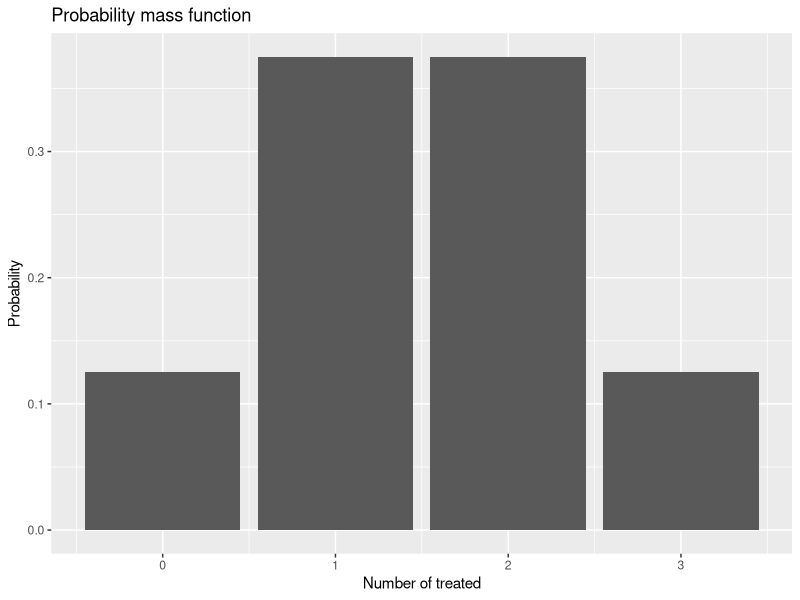
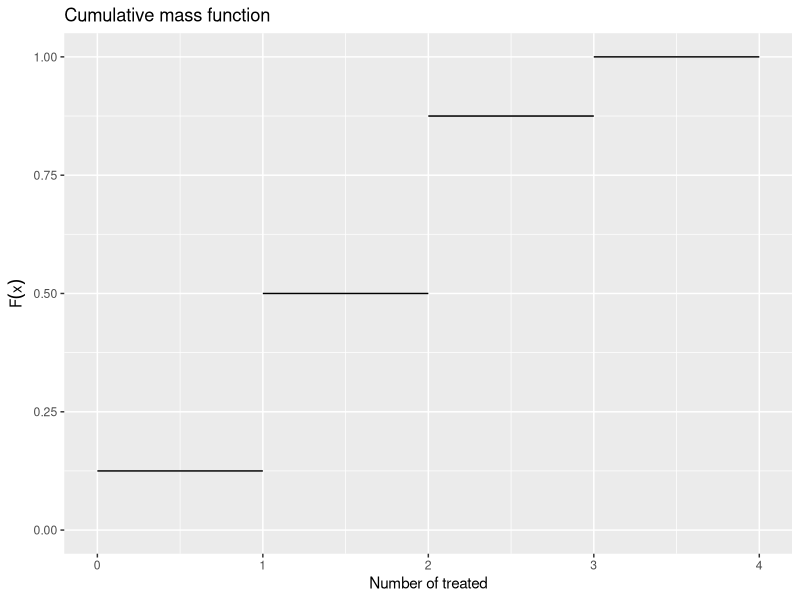
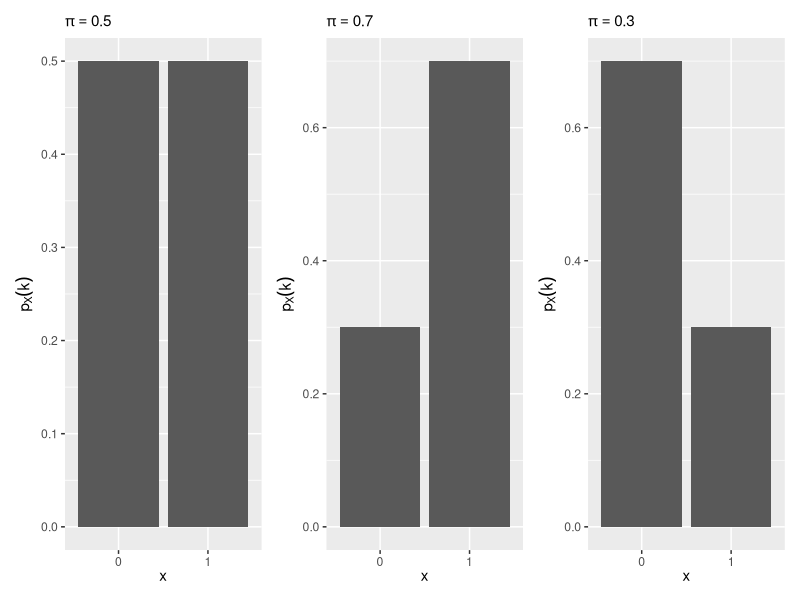
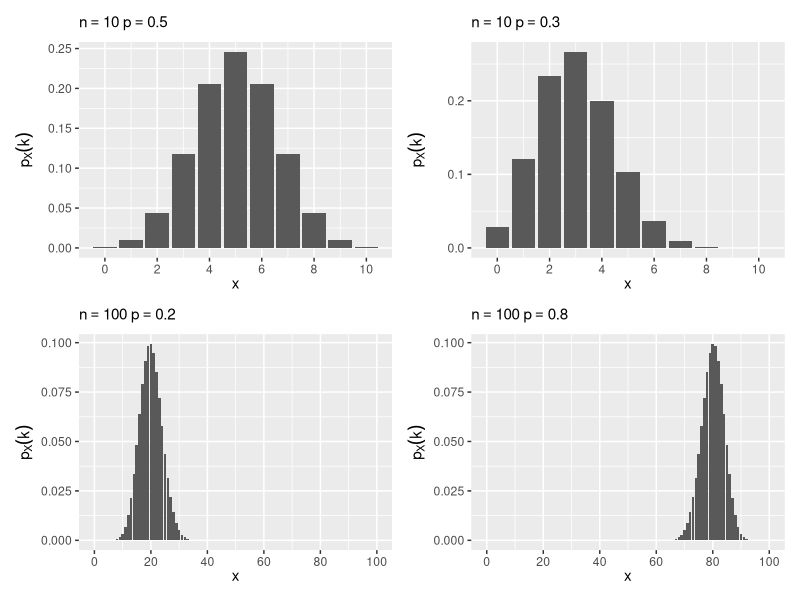
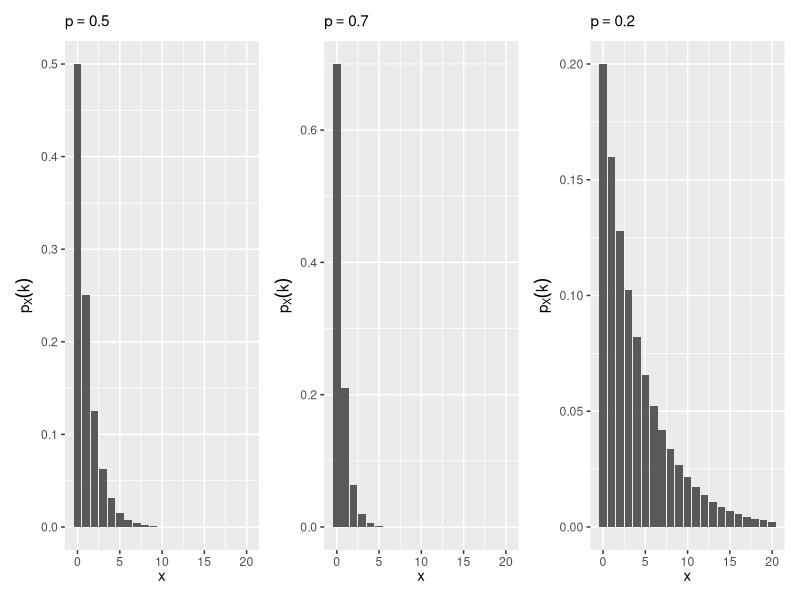
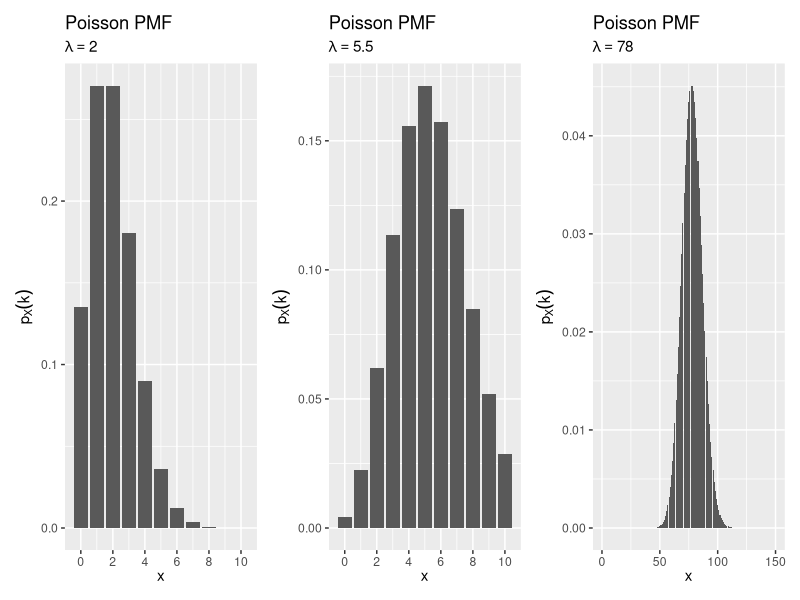
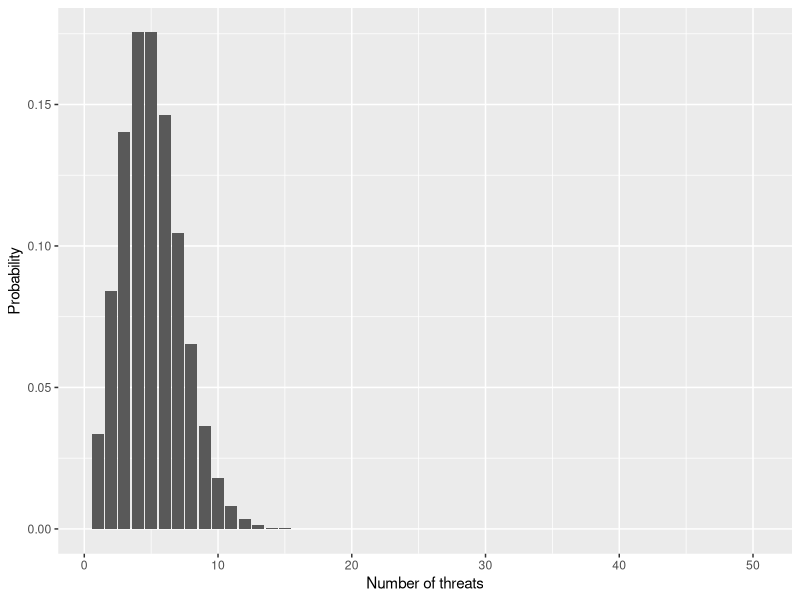
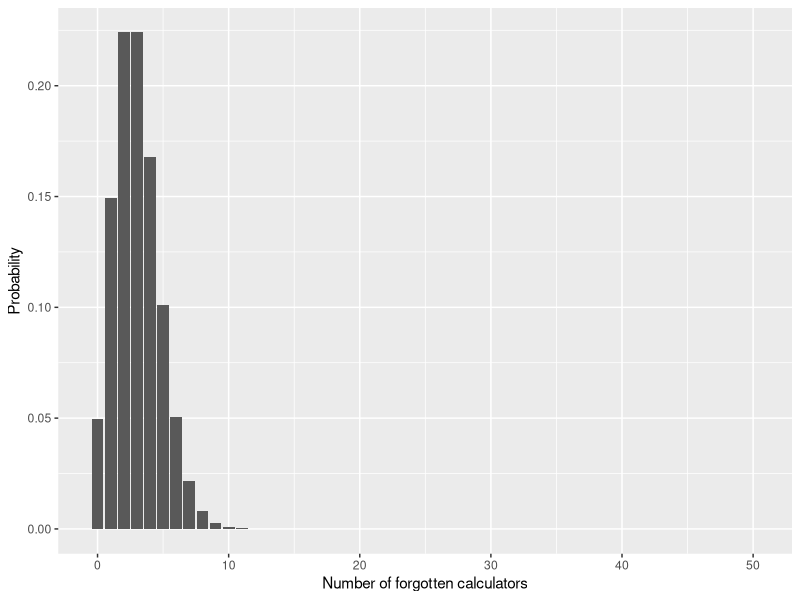

Write the R code that produced these figures, in order.
## ---- chunk 1

## ---- chunk 2
library(tidyverse)
library(patchwork)
library(here)
library(gganimate)
## ---- chunk 3
pmf <- tibble(
  x = 0:3,
  y = c(1 / 8, 3 / 8, 3 / 8, 1 / 8)
)

pmf %>%
  ggplot(aes(x, y)) +
  geom_col() +
  labs(
    title = "Probability mass function",
    x = "Number of treated",
    y = "Probability"
  )
## ---- chunk 4
pmf %>%
  mutate(cumsum = cumsum(y),
         xend = x + 1) %>%
  ggplot(mapping = aes(x, cumsum)) +
  geom_segment(mapping = aes(xend = xend, yend = cumsum)) +
  ylim(0, 1) +
  labs(
    title = "Cumulative mass function",
    x = "Number of treated",
    y = expression(F(x))
  )
## ---- chunk 5
knitr::include_graphics("https://encrypted-tbn0.gstatic.com/images?q=tbn:ANd9GcSbEyaYCtKvH69f_7DIShQ_Kc67Me-j5knH0A&usqp=CAU")
## ---- chunk 6
bernoulli_plot <- function(p) {
  tibble(
    x = 0:1,
    p = dbinom(x = x, size = 1, prob = p)
  ) %>%
    mutate(x = factor(x)) %>%
    ggplot(aes(x, p)) +
    geom_col() +
    labs(
      subtitle = bquote(pi == .(p)),
      x = expression(x),
      y = expression(p[X](k))
    )
}

bernoulli_plot(.5) +
  bernoulli_plot(.7) +
  bernoulli_plot(.3)
## ---- chunk 7
binomial_plot <- function(n, p) {
  tibble(
    x = 0:n,
    p = dbinom(x = x, size = n, prob = p)
  ) %>%
    ggplot(aes(x, p)) +
    geom_col() +
    scale_x_continuous(breaks = scales::pretty_breaks()) +
    labs(
      subtitle = bquote(n == .(n) ~ p == .(p)),
      x = expression(x),
      y = expression(p[X](k))
    )
}

binomial_plot(10, .5) +
  binomial_plot(10, .3) +
  binomial_plot(100, .2) +
  binomial_plot(100, .8)
## ---- chunk 8
geometric_plot <- function(p) {
  tibble(
    x = 0:20,
    p = dgeom(x = x, prob = p)
  ) %>%
    ggplot(aes(x, p)) +
    geom_col() +
    scale_x_continuous(breaks = scales::pretty_breaks()) +
    labs(
      subtitle = bquote(p == .(p)),
      x = expression(x),
      y = expression(p[X](k))
    )
}

geometric_plot(.5) +
  geometric_plot(.7) +
  geometric_plot(.2)
## ---- chunk 9
poisson_plot <- function(lambda, max_n = 10) {
  tibble(
    x = 0:max_n,
    p = dpois(x = x, lambda = lambda)
  ) %>%
    ggplot(aes(x, p)) +
    geom_col() +
    scale_x_continuous(breaks = scales::pretty_breaks()) +
    labs(
      title = "Poisson PMF",
      subtitle = bquote(lambda == .(lambda)),
      x = expression(x),
      y = expression(p[X](k))
    )
}

poisson_plot(2) +
  poisson_plot(5.5) +
  poisson_plot(78, max_n = 150)
## ---- chunk 10
tibble(
  n = 1:50,
  prob = dpois(n, 5)
) %>%
  ggplot(aes(n, prob)) +
  geom_col() +
  labs(
    x = "Number of threats",
    y = "Probability"
  )
## ---- chunk 11
tibble(
  n = 0:50,
  prob = dpois(n, 3)
) %>%
  ggplot(aes(n, prob)) +
  geom_col() +
  labs(
    x = "Number of forgotten calculators",
    y = "Probability"
  )
## ---- chunk 12
bernoulli_cmf_plot <- function(p) {
  df <- tibble(
    x = 0:1,
    pmf = dbinom(x = x, size = 1, prob = p),
    cmf = pbinom(q = x, size = 1, prob = p)
  )

  ggplot(df, aes(x, pmf)) +
    geom_col() +
    scale_x_continuous(breaks = 0:1) +
    labs(
      subtitle = bquote(pi == .(p)),
      x = expression(x),
      y = expression(p[X](k))
    ) +
    ggplot(df, aes(x, cmf)) +
    scale_x_continuous(breaks = 0:1) +
    geom_col() +
    labs(
      subtitle = bquote(pi == .(p)),
      x = expression(x),
      y = expression(F[X](k))
    )
}

bernoulli_cmf_plot(.7)
## ---- chunk 13
binomial_cmf_plot <- function(n, p) {
  df <- tibble(
    x = 0:n,
    pmf = dbinom(x = x, size = n, prob = p),
    cmf = pbinom(q = x, size = n, prob = p)
  )

  ggplot(df, aes(x, pmf)) +
    geom_col() +
    scale_x_continuous(breaks = scales::pretty_breaks()) +
    labs(
      subtitle = bquote(n == .(n) ~ p == .(p)),
      x = expression(x),
      y = expression(p[X](k))
    ) +
    ggplot(df, aes(x, cmf)) +
    geom_col() +
    scale_x_continuous(breaks = scales::pretty_breaks()) +
    labs(
      subtitle = bquote(n == .(n) ~ p == .(p)),
      x = expression(x),
      y = expression(F[X](k))
    )
}

binomial_cmf_plot(10, .5)
## ---- chunk 14
binomial_cmf_plot(10, .3)
## ---- chunk 15
binomial_cmf_plot(100, .2)
## ---- chunk 16
binomial_cmf_plot(100, .8)
## ---- chunk 17
geometric_cmf_plot <- function(p) {
  df <- tibble(
    x = 0:20,
    pmf = dgeom(x = x, prob = p),
    cmf = pgeom(q = x, prob = p)
  ) %>%
    mutate(x = x + 1)

  ggplot(df, aes(x, pmf)) +
    geom_col() +
    scale_x_continuous(breaks = scales::pretty_breaks()) +
    labs(
      subtitle = bquote(p == .(p)),
      x = expression(x),
      y = expression(p[X](k))
    ) +
    ggplot(df, aes(x, cmf)) +
    geom_col() +
    scale_x_continuous(breaks = scales::pretty_breaks()) +
    labs(
      subtitle = bquote(p == .(p)),
      x = expression(x),
      y = expression(F[X](k))
    )
}

geometric_cmf_plot(.5)
## ---- chunk 18
poisson_cmf_plot <- function(lambda, max_n = 10) {
  df <- tibble(
    x = 0:max_n,
    pmf = dpois(x = x, lambda = lambda),
    cmf = ppois(q = x, lambda = lambda)
  )

  ggplot(df, aes(x, pmf)) +
    geom_col() +
    scale_x_continuous(breaks = scales::pretty_breaks()) +
    labs(
      subtitle = bquote(lambda == .(lambda)),
      x = expression(x),
      y = expression(p[X](k))
    ) +
    ggplot(df, aes(x, cmf)) +
    geom_col() +
    scale_x_continuous(breaks = scales::pretty_breaks()) +
    labs(
      subtitle = bquote(lambda == .(lambda)),
      x = expression(x),
      y = expression(F[X](k))
    )
}

poisson_cmf_plot(2)
